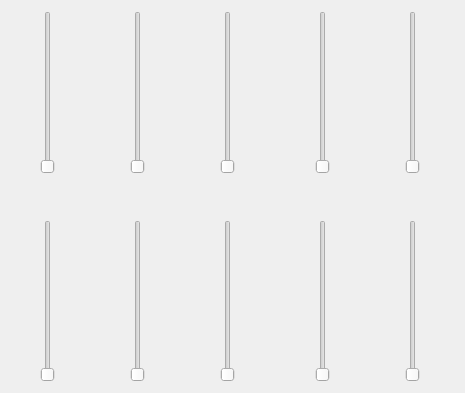
<?xml version="1.0" encoding="UTF-8"?>
<ui version="4.0">
 <class>Equalizer</class>
 <widget class="QDialog" name="Equalizer">
  <property name="geometry">
   <rect>
    <x>0</x>
    <y>0</y>
    <width>465</width>
    <height>393</height>
   </rect>
  </property>
  <property name="windowTitle">
   <string>Dialog</string>
  </property>
  <layout class="QVBoxLayout" name="verticalLayout">
   <item>
    <layout class="QGridLayout" name="gridLayout_4">
     <item row="0" column="6">
      <widget class="QSlider" name="verticalSlider_4">
       <property name="cursor">
        <cursorShape>PointingHandCursor</cursorShape>
       </property>
       <property name="orientation">
        <enum>Qt::Vertical</enum>
       </property>
      </widget>
     </item>
     <item row="0" column="5">
      <spacer name="horizontalSpacer_9">
       <property name="orientation">
        <enum>Qt::Horizontal</enum>
       </property>
       <property name="sizeType">
        <enum>QSizePolicy::Fixed</enum>
       </property>
       <property name="sizeHint" stdset="0">
        <size>
         <width>40</width>
         <height>20</height>
        </size>
       </property>
      </spacer>
     </item>
     <item row="0" column="8">
      <widget class="QSlider" name="verticalSlider_5">
       <property name="cursor">
        <cursorShape>PointingHandCursor</cursorShape>
       </property>
       <property name="orientation">
        <enum>Qt::Vertical</enum>
       </property>
      </widget>
     </item>
     <item row="0" column="1">
      <spacer name="horizontalSpacer_7">
       <property name="orientation">
        <enum>Qt::Horizontal</enum>
       </property>
       <property name="sizeType">
        <enum>QSizePolicy::Fixed</enum>
       </property>
       <property name="sizeHint" stdset="0">
        <size>
         <width>40</width>
         <height>20</height>
        </size>
       </property>
      </spacer>
     </item>
     <item row="0" column="3">
      <spacer name="horizontalSpacer_8">
       <property name="orientation">
        <enum>Qt::Horizontal</enum>
       </property>
       <property name="sizeType">
        <enum>QSizePolicy::Fixed</enum>
       </property>
       <property name="sizeHint" stdset="0">
        <size>
         <width>40</width>
         <height>20</height>
        </size>
       </property>
      </spacer>
     </item>
     <item row="0" column="2">
      <widget class="QSlider" name="verticalSlider_2">
       <property name="cursor">
        <cursorShape>PointingHandCursor</cursorShape>
       </property>
       <property name="orientation">
        <enum>Qt::Vertical</enum>
       </property>
      </widget>
     </item>
     <item row="2" column="4">
      <widget class="QSlider" name="verticalSlider_8">
       <property name="cursor">
        <cursorShape>PointingHandCursor</cursorShape>
       </property>
       <property name="orientation">
        <enum>Qt::Vertical</enum>
       </property>
      </widget>
     </item>
     <item row="2" column="2">
      <widget class="QSlider" name="verticalSlider_7">
       <property name="cursor">
        <cursorShape>PointingHandCursor</cursorShape>
       </property>
       <property name="orientation">
        <enum>Qt::Vertical</enum>
       </property>
      </widget>
     </item>
     <item row="0" column="7">
      <spacer name="horizontalSpacer_10">
       <property name="orientation">
        <enum>Qt::Horizontal</enum>
       </property>
       <property name="sizeType">
        <enum>QSizePolicy::Fixed</enum>
       </property>
       <property name="sizeHint" stdset="0">
        <size>
         <width>40</width>
         <height>20</height>
        </size>
       </property>
      </spacer>
     </item>
     <item row="2" column="6">
      <widget class="QSlider" name="verticalSlider_9">
       <property name="cursor">
        <cursorShape>PointingHandCursor</cursorShape>
       </property>
       <property name="orientation">
        <enum>Qt::Vertical</enum>
       </property>
      </widget>
     </item>
     <item row="2" column="8">
      <widget class="QSlider" name="verticalSlider_10">
       <property name="cursor">
        <cursorShape>PointingHandCursor</cursorShape>
       </property>
       <property name="orientation">
        <enum>Qt::Vertical</enum>
       </property>
      </widget>
     </item>
     <item row="2" column="0">
      <widget class="QSlider" name="verticalSlider_6">
       <property name="cursor">
        <cursorShape>PointingHandCursor</cursorShape>
       </property>
       <property name="orientation">
        <enum>Qt::Vertical</enum>
       </property>
      </widget>
     </item>
     <item row="0" column="4">
      <widget class="QSlider" name="verticalSlider_3">
       <property name="cursor">
        <cursorShape>PointingHandCursor</cursorShape>
       </property>
       <property name="orientation">
        <enum>Qt::Vertical</enum>
       </property>
      </widget>
     </item>
     <item row="0" column="0">
      <widget class="QSlider" name="verticalSlider">
       <property name="cursor">
        <cursorShape>PointingHandCursor</cursorShape>
       </property>
       <property name="orientation">
        <enum>Qt::Vertical</enum>
       </property>
      </widget>
     </item>
     <item row="1" column="4">
      <spacer name="verticalSpacer_4">
       <property name="orientation">
        <enum>Qt::Vertical</enum>
       </property>
       <property name="sizeType">
        <enum>QSizePolicy::Fixed</enum>
       </property>
       <property name="sizeHint" stdset="0">
        <size>
         <width>20</width>
         <height>40</height>
        </size>
       </property>
      </spacer>
     </item>
    </layout>
   </item>
  </layout>
 </widget>
 <resources/>
 <connections/>
</ui>
